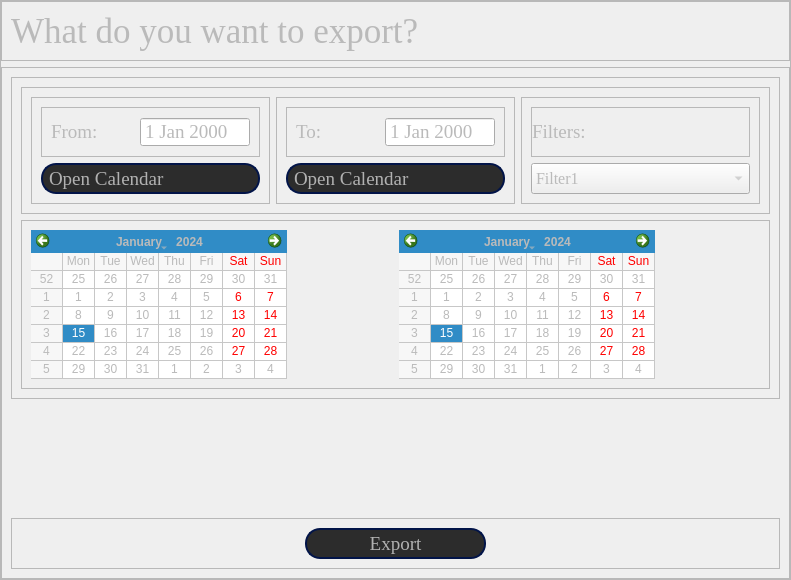
            <widget class="QWidget" name="exportPage">
             <property name="sizePolicy">
              <sizepolicy hsizetype="Expanding" vsizetype="Expanding">
               <horstretch>0</horstretch>
               <verstretch>0</verstretch>
              </sizepolicy>
             </property>
             <property name="minimumSize">
              <size>
               <width>791</width>
               <height>541</height>
              </size>
             </property>
             <property name="styleSheet">
              <string notr="true">color: rgb(186, 186, 186);</string>
             </property>
             <layout class="QGridLayout" name="gridLayout_9">
              <property name="leftMargin">
               <number>0</number>
              </property>
              <property name="topMargin">
               <number>0</number>
              </property>
              <property name="rightMargin">
               <number>0</number>
              </property>
              <property name="bottomMargin">
               <number>0</number>
              </property>
              <property name="spacing">
               <number>0</number>
              </property>
              <item row="0" column="0">
               <widget class="QFrame" name="exportPageFrame">
                <property name="minimumSize">
                 <size>
                  <width>781</width>
                  <height>541</height>
                 </size>
                </property>
                <property name="frameShape">
                 <enum>QFrame::Shape::StyledPanel</enum>
                </property>
                <property name="frameShadow">
                 <enum>QFrame::Shadow::Raised</enum>
                </property>
                <layout class="QVBoxLayout" name="verticalLayout_9">
                 <property name="leftMargin">
                  <number>0</number>
                 </property>
                 <property name="topMargin">
                  <number>0</number>
                 </property>
                 <property name="rightMargin">
                  <number>0</number>
                 </property>
                 <property name="bottomMargin">
                  <number>0</number>
                 </property>
                 <item>
                  <widget class="QFrame" name="exportTitleFrame">
                   <property name="maximumSize">
                    <size>
                     <width>16777215</width>
                     <height>150</height>
                    </size>
                   </property>
                   <property name="frameShape">
                    <enum>QFrame::Shape::StyledPanel</enum>
                   </property>
                   <property name="frameShadow">
                    <enum>QFrame::Shadow::Raised</enum>
                   </property>
                   <layout class="QGridLayout" name="gridLayout_6">
                    <item row="0" column="0">
                     <widget class="QLabel" name="exportPageTitle">
                      <property name="font">
                       <font>
                        <family>Times New Roman</family>
                        <pointsize>26</pointsize>
                       </font>
                      </property>
                      <property name="text">
                       <string>What do you want to export?</string>
                      </property>
                     </widget>
                    </item>
                   </layout>
                  </widget>
                 </item>
                 <item>
                  <widget class="QFrame" name="exportContentFrame">
                   <property name="frameShape">
                    <enum>QFrame::Shape::StyledPanel</enum>
                   </property>
                   <property name="frameShadow">
                    <enum>QFrame::Shadow::Raised</enum>
                   </property>
                   <layout class="QVBoxLayout" name="verticalLayout_5">
                    <item>
                     <widget class="QFrame" name="optionsFrame_2">
                      <property name="frameShape">
                       <enum>QFrame::Shape::StyledPanel</enum>
                      </property>
                      <property name="frameShadow">
                       <enum>QFrame::Shadow::Raised</enum>
                      </property>
                      <layout class="QVBoxLayout" name="verticalLayout_4">
                       <item>
                        <widget class="QFrame" name="settingFrame">
                         <property name="frameShape">
                          <enum>QFrame::Shape::StyledPanel</enum>
                         </property>
                         <property name="frameShadow">
                          <enum>QFrame::Shadow::Raised</enum>
                         </property>
                         <layout class="QHBoxLayout" name="horizontalLayout_9">
                          <item>
                           <widget class="QFrame" name="fromFrame">
                            <property name="frameShape">
                             <enum>QFrame::Shape::StyledPanel</enum>
                            </property>
                            <property name="frameShadow">
                             <enum>QFrame::Shadow::Raised</enum>
                            </property>
                            <layout class="QVBoxLayout" name="verticalLayout_6">
                             <item>
                              <widget class="QFrame" name="fromDateFrame">
                               <property name="frameShape">
                                <enum>QFrame::Shape::StyledPanel</enum>
                               </property>
                               <property name="frameShadow">
                                <enum>QFrame::Shadow::Raised</enum>
                               </property>
                               <layout class="QHBoxLayout" name="horizontalLayout_6">
                                <item>
                                 <widget class="QLabel" name="label">
                                  <property name="font">
                                   <font>
                                    <family>Times New Roman</family>
                                    <pointsize>14</pointsize>
                                   </font>
                                  </property>
                                  <property name="text">
                                   <string>From:</string>
                                  </property>
                                 </widget>
                                </item>
                                <item>
                                 <widget class="QDateEdit" name="fromLabel">
                                  <property name="font">
                                   <font>
                                    <family>Times New Roman</family>
                                    <pointsize>14</pointsize>
                                   </font>
                                  </property>
                                  <property name="readOnly">
                                   <bool>true</bool>
                                  </property>
                                  <property name="buttonSymbols">
                                   <enum>QAbstractSpinBox::ButtonSymbols::NoButtons</enum>
                                  </property>
                                 </widget>
                                </item>
                               </layout>
                              </widget>
                             </item>
                             <item>
                              <widget class="QPushButton" name="fromDateBtn">
                               <property name="minimumSize">
                                <size>
                                 <width>91</width>
                                 <height>31</height>
                                </size>
                               </property>
                               <property name="font">
                                <font>
                                 <family>Times New Roman</family>
                                 <pointsize>14</pointsize>
                                </font>
                               </property>
                               <property name="styleSheet">
                                <string notr="true">QPushButton{
	background-color: rgb(44, 44, 44);
	border: 2px solid  rgb(2, 20, 72);
	border-radius: 15px;
	color: rgb(177, 177, 177);
	padding-left: 6px;
	padding-right: 2px;
	text-align: left;
}
QPushButton::hover{
	background-color: rgb(23, 32, 42);
}
QPushButton::pressed{
	background-color: rgb(3, 1, 59)
}</string>
                               </property>
                               <property name="text">
                                <string>Open Calendar</string>
                               </property>
                               <property name="checkable">
                                <bool>true</bool>
                               </property>
                              </widget>
                             </item>
                            </layout>
                           </widget>
                          </item>
                          <item>
                           <widget class="QFrame" name="toFrame">
                            <property name="frameShape">
                             <enum>QFrame::Shape::StyledPanel</enum>
                            </property>
                            <property name="frameShadow">
                             <enum>QFrame::Shadow::Raised</enum>
                            </property>
                            <layout class="QVBoxLayout" name="verticalLayout_7">
                             <item>
                              <widget class="QFrame" name="toDateFrame">
                               <property name="frameShape">
                                <enum>QFrame::Shape::StyledPanel</enum>
                               </property>
                               <property name="frameShadow">
                                <enum>QFrame::Shadow::Raised</enum>
                               </property>
                               <layout class="QHBoxLayout" name="horizontalLayout_7">
                                <item>
                                 <widget class="QLabel" name="toLabel">
                                  <property name="font">
                                   <font>
                                    <family>Times New Roman</family>
                                    <pointsize>14</pointsize>
                                   </font>
                                  </property>
                                  <property name="text">
                                   <string>To:</string>
                                  </property>
                                 </widget>
                                </item>
                                <item>
                                 <widget class="QDateEdit" name="toDate">
                                  <property name="font">
                                   <font>
                                    <family>Times New Roman</family>
                                    <pointsize>14</pointsize>
                                   </font>
                                  </property>
                                  <property name="readOnly">
                                   <bool>true</bool>
                                  </property>
                                  <property name="buttonSymbols">
                                   <enum>QAbstractSpinBox::ButtonSymbols::NoButtons</enum>
                                  </property>
                                 </widget>
                                </item>
                               </layout>
                              </widget>
                             </item>
                             <item>
                              <widget class="QPushButton" name="toDateBtn">
                               <property name="minimumSize">
                                <size>
                                 <width>91</width>
                                 <height>31</height>
                                </size>
                               </property>
                               <property name="font">
                                <font>
                                 <family>Times New Roman</family>
                                 <pointsize>14</pointsize>
                                </font>
                               </property>
                               <property name="styleSheet">
                                <string notr="true">QPushButton{
	background-color: rgb(44, 44, 44);
	border: 2px solid  rgb(2, 20, 72);
	border-radius: 15px;
	color: rgb(177, 177, 177);
	padding-left: 6px;
	padding-right: 2px;
	text-align: left;
}
QPushButton::hover{
	background-color: rgb(23, 32, 42);
}
QPushButton::pressed{
	background-color: rgb(3, 1, 59)
}</string>
                               </property>
                               <property name="text">
                                <string>Open Calendar</string>
                               </property>
                               <property name="checkable">
                                <bool>true</bool>
                               </property>
                              </widget>
                             </item>
                            </layout>
                           </widget>
                          </item>
                          <item>
                           <widget class="QFrame" name="optionsFrame">
                            <property name="frameShape">
                             <enum>QFrame::Shape::StyledPanel</enum>
                            </property>
                            <property name="frameShadow">
                             <enum>QFrame::Shadow::Raised</enum>
                            </property>
                            <layout class="QVBoxLayout" name="verticalLayout_8">
                             <item>
                              <widget class="QFrame" name="optionsLabelFrame">
                               <property name="frameShape">
                                <enum>QFrame::Shape::StyledPanel</enum>
                               </property>
                               <property name="frameShadow">
                                <enum>QFrame::Shadow::Raised</enum>
                               </property>
                               <layout class="QHBoxLayout" name="horizontalLayout_8">
                                <property name="leftMargin">
                                 <number>0</number>
                                </property>
                                <item>
                                 <widget class="QLabel" name="optionsLabel">
                                  <property name="font">
                                   <font>
                                    <family>Times New Roman</family>
                                    <pointsize>14</pointsize>
                                   </font>
                                  </property>
                                  <property name="text">
                                   <string>Filters:</string>
                                  </property>
                                 </widget>
                                </item>
                               </layout>
                              </widget>
                             </item>
                             <item>
                              <widget class="QComboBox" name="optionList">
                               <property name="minimumSize">
                                <size>
                                 <width>161</width>
                                 <height>31</height>
                                </size>
                               </property>
                               <property name="font">
                                <font>
                                 <family>Times New Roman</family>
                                 <pointsize>12</pointsize>
                                </font>
                               </property>
                               <item>
                                <property name="text">
                                 <string>Filter1</string>
                                </property>
                               </item>
                               <item>
                                <property name="text">
                                 <string>Filter2</string>
                                </property>
                               </item>
                               <item>
                                <property name="text">
                                 <string>Filter3</string>
                                </property>
                               </item>
                               <item>
                                <property name="text">
                                 <string>Filter4</string>
                                </property>
                               </item>
                               <item>
                                <property name="text">
                                 <string>Filter5</string>
                                </property>
                               </item>
                               <item>
                                <property name="text">
                                 <string>Filter6</string>
                                </property>
                               </item>
                              </widget>
                             </item>
                            </layout>
                           </widget>
                          </item>
                         </layout>
                        </widget>
                       </item>
                       <item>
                        <widget class="QFrame" name="calendarFrame">
                         <property name="frameShape">
                          <enum>QFrame::Shape::StyledPanel</enum>
                         </property>
                         <property name="frameShadow">
                          <enum>QFrame::Shadow::Raised</enum>
                         </property>
                         <layout class="QHBoxLayout" name="horizontalLayout_10">
                          <item>
                           <widget class="QCalendarWidget" name="fromCalendar">
                            <property name="enabled">
                             <bool>true</bool>
                            </property>
                            <property name="toolTipDuration">
                             <number>-1</number>
                            </property>
                            <property name="gridVisible">
                             <bool>true</bool>
                            </property>
                           </widget>
                          </item>
                          <item>
                           <spacer name="horizontalSpacer_4">
                            <property name="orientation">
                             <enum>Qt::Orientation::Horizontal</enum>
                            </property>
                            <property name="sizeHint" stdset="0">
                             <size>
                              <width>40</width>
                              <height>20</height>
                             </size>
                            </property>
                           </spacer>
                          </item>
                          <item>
                           <widget class="QCalendarWidget" name="toCalendar">
                            <property name="enabled">
                             <bool>true</bool>
                            </property>
                            <property name="toolTipDuration">
                             <number>-1</number>
                            </property>
                            <property name="gridVisible">
                             <bool>true</bool>
                            </property>
                           </widget>
                          </item>
                          <item>
                           <spacer name="horizontalSpacer_6">
                            <property name="orientation">
                             <enum>Qt::Orientation::Horizontal</enum>
                            </property>
                            <property name="sizeHint" stdset="0">
                             <size>
                              <width>40</width>
                              <height>20</height>
                             </size>
                            </property>
                           </spacer>
                          </item>
                         </layout>
                        </widget>
                       </item>
                      </layout>
                     </widget>
                    </item>
                    <item>
                     <spacer name="verticalSpacer_2">
                      <property name="orientation">
                       <enum>Qt::Orientation::Vertical</enum>
                      </property>
                      <property name="sizeHint" stdset="0">
                       <size>
                        <width>20</width>
                        <height>113</height>
                       </size>
                      </property>
                     </spacer>
                    </item>
                    <item>
                     <widget class="QFrame" name="exportBtnFrame">
                      <property name="frameShape">
                       <enum>QFrame::Shape::StyledPanel</enum>
                      </property>
                      <property name="frameShadow">
                       <enum>QFrame::Shadow::Raised</enum>
                      </property>
                      <layout class="QHBoxLayout" name="horizontalLayout_5">
                       <item>
                        <spacer name="horizontalSpacer_3">
                         <property name="orientation">
                          <enum>Qt::Orientation::Horizontal</enum>
                         </property>
                         <property name="sizeHint" stdset="0">
                          <size>
                           <width>261</width>
                           <height>20</height>
                          </size>
                         </property>
                        </spacer>
                       </item>
                       <item>
                        <widget class="QPushButton" name="exportDataBtn">
                         <property name="minimumSize">
                          <size>
                           <width>181</width>
                           <height>31</height>
                          </size>
                         </property>
                         <property name="font">
                          <font>
                           <family>Times New Roman</family>
                           <pointsize>14</pointsize>
                          </font>
                         </property>
                         <property name="styleSheet">
                          <string notr="true">QPushButton{
	background-color: rgb(44, 44, 44);
	border: 2px solid  rgb(2, 20, 72);
	border-radius: 15px;
	color: rgb(177, 177, 177);
	padding-left: 20px;
	padding-right: 20px;
	text-align: center;
}
QPushButton::hover{
	background-color: rgb(23, 32, 42);
}
QPushButton::pressed{
	background-color: rgb(3, 1, 59)
}</string>
                         </property>
                         <property name="text">
                          <string>Export</string>
                         </property>
                         <property name="icon">
                          <iconset resource="../resources/icons/dark/iconsDark.qrc">
                           <normaloff>:/iconsDark/icons/external-link.svg</normaloff>:/iconsDark/icons/external-link.svg</iconset>
                         </property>
                        </widget>
                       </item>
                       <item>
                        <spacer name="horizontalSpacer_5">
                         <property name="orientation">
                          <enum>Qt::Orientation::Horizontal</enum>
                         </property>
                         <property name="sizeHint" stdset="0">
                          <size>
                           <width>261</width>
                           <height>20</height>
                          </size>
                         </property>
                        </spacer>
                       </item>
                      </layout>
                     </widget>
                    </item>
                   </layout>
                  </widget>
                 </item>
                </layout>
               </widget>
              </item>
             </layout>
            </widget>
